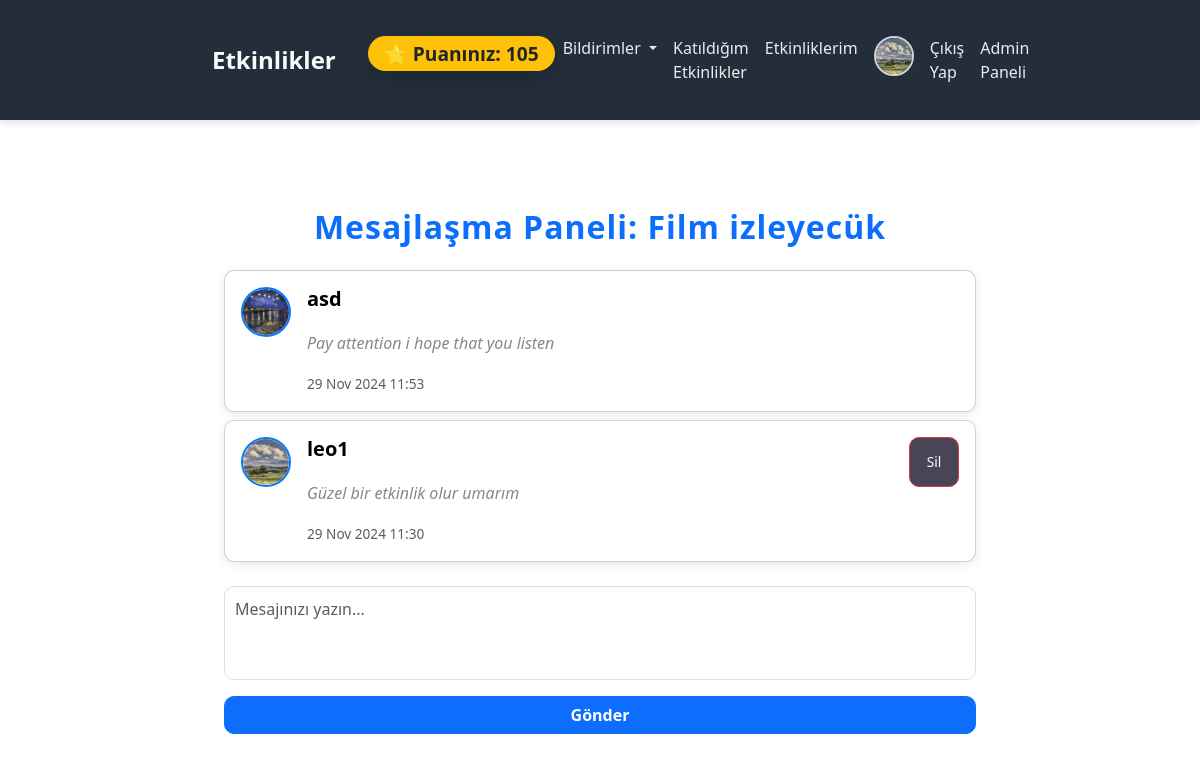
/event/1/messages/ (signed in), run on the app's committed database.
### users/models.py (models this page shows, shortened)
class User(AbstractUser):
    id = models.AutoField(primary_key=True)
    username = models.CharField(max_length=150,unique=True)
    password = models.CharField(max_length=150)
    name = models.CharField(max_length=150)
    surname = models.CharField(max_length=150)
    birthdate = models.DateField(max_length=150)
    gender = models.CharField(max_length=150)
    email = models.EmailField(max_length=150,unique=True)
    phone_number = models.CharField(max_length=128)
    interests = models.CharField(max_length=150)
    profilepicture=models.ImageField(upload_to='uploads/profile_pictures/', null=True, blank=True)
    verification_code = models.CharField(max_length=6, blank=True, null=True)
    location = models.CharField(max_length=100,default="İstanbul")
    latitude = models.FloatField(blank=True, null=True)  # Enlem
    longitude = models.FloatField(blank=True, null=True)  # Boylam
    is_admin = models.BooleanField(default=False)
    score = models.IntegerField(default=20)
    groups = models.ManyToManyField(
        'auth.Group',
        related_name='user_groups',  # Özel ilişkili ad
        blank=True,
    )
    user_permissions = models.ManyToManyField(
        'auth.Permission',
        related_name='user_permissions',  # Özel ilişkili ad
        blank=True,
    )

class Event(models.Model):
    title = models.CharField(max_length=150)
    description = models.TextField()
    date = models.DateField(default=now)
    start_time = models.TimeField(default=now)
    end_time = models.TimeField(default=now)
    latitude = models.FloatField(blank=True, null=True)  # Enlem
    longitude = models.FloatField(blank=True, null=True)  # Boylam
    category = models.CharField(max_length=100, default="Genel")
    approved = models.BooleanField(default=False)
    created_by = models.ForeignKey(
        User,
        on_delete=models.CASCADE,
        related_name="created_events",
        default=1  # Varsayılan kullanıcı ID'si
    )

class Messages(models.Model):
    event = models.ForeignKey(Event, on_delete=models.CASCADE, related_name="messages")
    user = models.ForeignKey(settings.AUTH_USER_MODEL, on_delete=models.CASCADE)
    content = models.TextField()
    created_at = models.DateTimeField(auto_now_add=True)

### users/views.py (the view, shortened to what this page needs)
# urls.py: path('event/<int:event_id>/messages/', views.event_messages, name='event_messages'),
def event_messages(request, event_id):
    event = get_object_or_404(Event, id=event_id)
    messages = Messages.objects.filter(event=event).order_by('-created_at')
    return render(request, 'event_messages.html', {'event': event, 'messages': messages})

### users/context_processors.py (called while the page is built)
def notifications_context(request):
    if request.user.is_authenticated:
        notifications = Notification.objects.filter(user=request.user).order_by('-created_at')
        unread_count = notifications.filter(is_read=False).count()
        return {
            'notifications': notifications[:5],  # İlk 5 bildirimi gönder
            'unread_count': unread_count  # Okunmamış bildirim sayısı
        }
    return {'notifications': [], 'unread_count': 0}

### templates/event_messages.html (shortened to what this page needs)
{% extends 'base.html' %}
{% block content %}
<head>
    {%load static%}
    <link rel="stylesheet" href="{% static 'css/messages_style.css' %}">
</head>
<div class="container mt-5">
    <h2 class="text-center text-primary mb-4">Mesajlaşma Paneli: {{ event.title }}</h2>
    <div id="message-list" class="mb-4">
        {% for message in messages %}
            <div class="card mb-2">
                <div class="card-body d-flex">
                    <div class="me-3">
                        {% if message.user.profilepicture %}
                            <img src="{{ message.user.profilepicture.url }}" alt="{{ message.user.username }} profil resmi" class="profile-picture">
                        {% else %}
                            <img src="{% static 'default-profile.png' %}" alt="Varsayılan profil resmi" class="profile-picture">
                        {% endif %}
                    </div>
                    <div>
                        <h5 class="card-title">{{ message.user.username }}</h5>
                        <p class="card-text">{{ message.content }}</p>
                        <small class="text-muted">{{ message.created_at|date:"d M Y H:i" }}</small>
                    </div>
                    {% if user == message.user %}
                    <button class="btn btn-danger btn-sm ms-auto delete-message" data-message-id="{{ message.id }}">Sil</button>
                    {% endif %}
                </div>
            </div>
        {% empty %}
            <p>Henüz mesaj yok.</p>
        {% endfor %}
    </div>
    {% if user.is_authenticated %}
        <form id="message-form" method="post">
            <div class="form-group mb-3">
                <textarea id="message-content" name="content" class="form-control" rows="3" placeholder="Mesajınızı yazın..."></textarea>
            </div>
            <button type="submit" class="btn btn-primary">Gönder</button>
        </form>
    {% else %}
        <p class="text-danger">Mesaj göndermek için giriş yapmanız gerekiyor.</p>
    {% endif %}
</div>
{% endblock %}

### templates/base.html (shortened to what this page needs)
<!DOCTYPE html>
<html lang="en">
<head>
    {% load static %}
    <link rel="stylesheet" href="{% static 'css/styles.css' %}">
    <link href="https://cdn.jsdelivr.net/npm/bootstrap@5.3.3/dist/css/bootstrap.min.css" rel="stylesheet">
</head>
<body>
    <nav class="navbar navbar-expand-lg navbar-dark ">
        <div class="container">
            <a class="navbar-brand" href="/">Etkinlikler</a>
            <div class="collapse navbar-collapse" id="navbarNav">
                <ul class="navbar-nav ms-auto">
                    {% if user.is_authenticated %}
                    <span class="navbar-text ms-3">
                        <span class="badge bg-warning text-dark px-3 py-2 rounded-pill shadow">
                            ⭐ Puanınız: <strong>{{ user.score }}</strong>
                        </span>
                    </span>
                    <li class="nav-item dropdown">
                        <a class="nav-link dropdown-toggle" href="#" id="notificationsDropdown" role="button" data-bs-toggle="dropdown" aria-expanded="false">
                            Bildirimler
                        </a>
                    </li>
                    <li class="nav-item">
                        <a class="nav-link" href="{% url 'attended_events' %}">Katıldığım Etkinlikler</a>
                    </li>
                    <li class="nav-item">
                        <a class="nav-link" href="{% url 'event_list' %}">Etkinliklerim</a>
                    </li>
                    <li class="nav-item">
                        <a class="nav-link" href="{% url 'edit_profile' %}">
                            <img src="{{ user.profilepicture.url }}" alt="Profil Resmi" class="rounded-circle" width="40" height="40">
                        </a>
                    </li>
                    <li class="nav-item">
                        <a class="nav-link" href="{% url 'logout' %}">Çıkış Yap</a>
                    </li>
                    {% if user.is_admin %}
                    <li class="nav-item">
                        <a class="nav-link" href="{% url 'admin_dashboard' %}">Admin Paneli</a>
                    </li>
                    {% endif %}
                    {% endif %}
                </ul>
            </div>
        </div>
    </nav>
<div class="container">
    {% block content %}{% endblock %}
</div>
</body>
</html>

### users/static/css/styles.css (style rules this page uses)
.navbar { background-color: #232e3a; box-shadow: 0px 4px 6px rgba(0, 0, 0, 0.1); }
.navbar .navbar-brand { font-size: 1.5rem; font-weight: bold; color: #f8f9fa; }
.navbar .nav-link { color: #e9ecef; font-weight: 500; transition: color 0.3s ease; }
.navbar-text .badge { font-size: 1.2rem; font-weight: bold; animation: glow 2s infinite alternate; }
.navbar .nav-link img { border: 2px solid #ced4da; transition: border 0.3s ease; }
body { background-color: #3b3b3b; color: #212529; font-family: "Arial", sans-serif; }
.container { padding-top: 20px; padding-bottom: 20px; }
.card { background-color: #ffffff; border: 1px solid #ced4da; border-radius: 10px; box-shadow: 0 2px 4px rgba(0, 0, 0, 0.1); }
.card .card-title { color: #000000; font-weight: bold; }
.card .btn { background-color: #4a4457; color: #ffffff; transition: background-color 0.3s ease; }

### users/static/css/messages_style.css (style rules this page uses)
.container { max-width: 800px; margin: auto; }
h2 { font-weight: bold; letter-spacing: 1px; margin-bottom: 30px; }
#message-list .card { border-radius: 10px; box-shadow: 0 2px 10px rgba(0, 0, 0, 0.1); transition: transform 0.2s ease-in-out, box-shadow 0.2s ease-in-out; }
.card-title { font-weight: bold; color: #007bff; }
.card-text { font-size: 1rem; line-height: 1.5; color: #555; }
.text-muted { font-size: 0.85rem; color: #888; }
#message-form { margin-top: 20px; }
#message-form textarea { resize: none; border-radius: 10px; border: 1px solid #ddd; padding: 10px; transition: border-color 0.3s ease; }
#message-form button { width: 100%; border-radius: 10px; font-weight: bold; transition: background-color 0.3s ease, transform 0.2s ease; }
#message-list p { text-align: center; font-style: italic; color: #888; margin-top: 20px; }
.profile-picture { width: 50px; height: 50px; border-radius: 50%; object-fit: cover; border: 2px solid #007bff; }
.delete-message { margin-left: auto; border-radius: 10px; font-size: 0.85rem; width: 50px; height: 50px; }

### data on the page
User: score "105", profilepicture (picture)
Event: title "Film izleyecük"
Messages: user.profilepicture (picture), user.username "asd", content "Pay attention i hope that you listen", created_at "29 Nov 2024 11:53"
Messages: user.profilepicture (picture), user.username "leo1", content "Güzel bir etkinlik olur umarım", created_at "29 Nov 2024 11:30"
